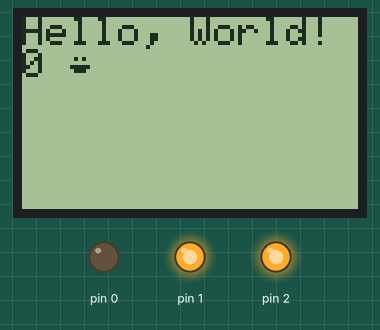
Bench run of a sketch on a simulated Arduino Uno, built with avr-gcc and run on an emulated ATmega328P. Parts: 84×48 one-colour display, output pins drawn as LEDs (lit = HIGH).

Above: at 0.1 s.
At 4.7 s:
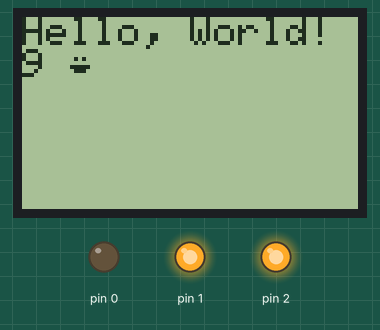
At 9.8 s:
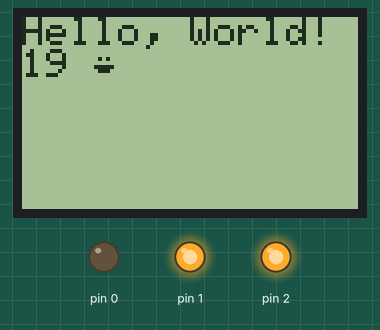
At 19.5 s:
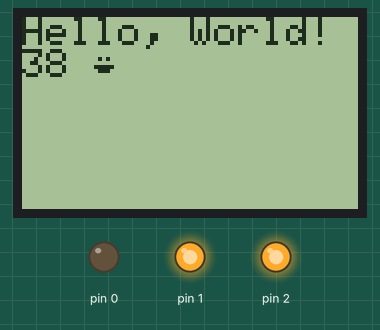
At 29.2 s:
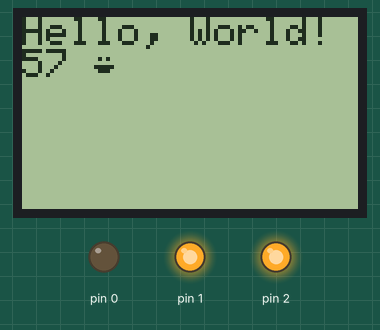
At 39.4 s:
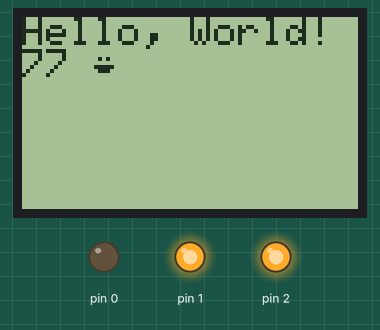

Measured:
- what the display in image 1 shows lasts 0.5 s, from 4.6 s to 5.1 s

The sketch:

HelloWorld.ino
```cpp
// (licence header left out)
/*
 * To use this sketch, connect the eight pins from your LCD like thus:
 *
 * Pin 1 -> +3.3V (rightmost, when facing the display head-on)
 * Pin 2 -> Arduino digital pin 3
 * Pin 3 -> Arduino digital pin 4
 * Pin 4 -> Arduino digital pin 5
 * Pin 5 -> Arduino digital pin 7
 * Pin 6 -> Ground
 * Pin 7 -> 10uF capacitor -> Ground
 * Pin 8 -> Arduino digital pin 6
 *
 * Since these LCDs are +3.3V devices, you have to add extra components to
 * connect it to the digital pins of the Arduino (not necessary if you are
 * using a 3.3V variant of the Arduino, such as Sparkfun's Arduino Pro).
 */


#include <PCD8544.h>


// A custom glyph (a smiley)...
static const byte glyph[] = { B00010000, B00110100, B00110000, B00110100, B00010000 };


static PCD8544 lcd;


void setup() {
  pinMode(0,OUTPUT);
  pinMode(1,OUTPUT);
  pinMode(2,OUTPUT);
  digitalWrite(0,LOW);
  digitalWrite(1,HIGH);
  digitalWrite(2,HIGH);
  // PCD8544-compatible displays may have a different resolution...
  lcd.begin(84, 48);

  // Add the smiley to position "0" of the ASCII table...
  lcd.createChar(0, glyph);
}


void loop() {
  // Just to show the program is alive...
  static int counter = 0;

  // Write a piece of text on the first line...
  lcd.setCursor(0, 0);
  lcd.print("Hello, World!");

  // Write the counter on the second line...
  lcd.setCursor(0, 1);
  lcd.print(counter, DEC);
  lcd.write(' ');
  lcd.write(0);  // write the smiley

  delay(500);
  counter++;
}


/* EOF - HelloWorld.ino */
```
